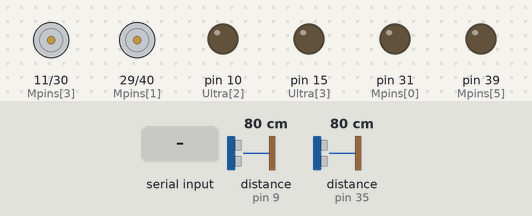
Simulated run of this sketch. Board: Arduino Mega 2560, built with avr-gcc and run on an emulated ATmega2560. Shown: motor-driver pin pairs drawn as motors (green arrow = first pin HIGH = forward, orange = second pin HIGH = backward, longer = more drive), output pins drawn as LEDs (lit = HIGH). The test bench sets the inputs (shaded band); at power-on: distance to the obstacle (sensors on pin 9, pin 35) 80 cm. The echo pulse lasts 58.3 µs per cm.

Above: at 1.2 s.
1.3 s: "r" received over the second serial link
At 3.5 s:
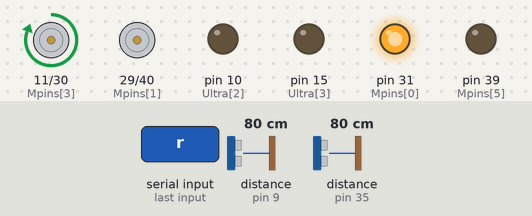
4.3 s: "d" received over the second serial link
At 4.54 s:
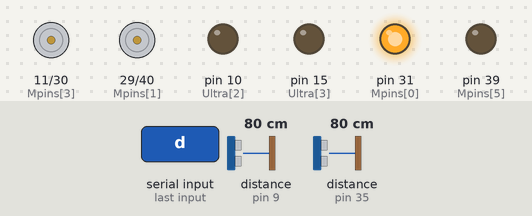
6.2 s: "a" received over the second serial link
At 6.45 s:
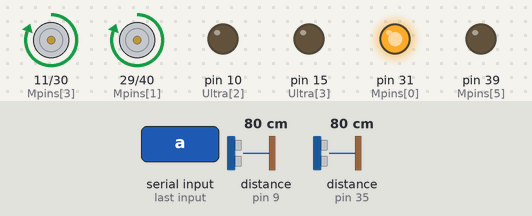
Timing chart, 0 to 9.2 s (numbered marks = the images above; inputs shaded):
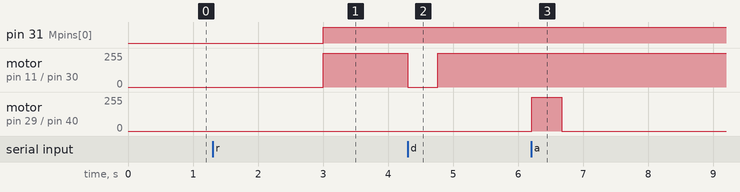

Measured:
- after the input at 1.3 s, pin 31 (Mpins[0]): LOW → HIGH after 1.7 s; motor on pin 11 (Mpins[3]) / pin 30 (Mpins[4]): stopped → forward 255/255 after 1.7 s
- after the input at 4.3 s, motor on pin 11 (Mpins[3]) / pin 30 (Mpins[4]): forward 255/255 → stopped at once, → forward 255/255 0.46 s later
- after the input at 6.2 s, motor on pin 29 (Mpins[1]) / pin 40 (Mpins[2]): stopped → forward 255/255 at once, → stopped 0.46 s later

The sketch:

Maze_SolvingRemoteControl.ino
```cpp
// Pins for left & right motors
const uint8_t Mpins[6] = {31,29,40,11,30,39}; // P3.7, 5.4, 2.7, 3.6, 5.5, 2.6
// Pins for ultrasonic sensors Echo & Trig, left & right
const uint8_t Ultra[4] = {9,35,10,15}; // P1.6, 1.7, 4.1, 1.5

char Command; // Command received via bluetooth for remote control, w to balance between walls, d to turn right, a to turn left, s to turn around.

long duration[2] = {0,0}; // Array to hold wait time of ultrasonic sensor pulse
float d[2] = {0,0}; // Array to hold distance calculated from ultrasonic sensor pulse length
float w1 = 0; // Initialize left wheel speed
float w2 = 0; // Initialize right wheel speed
byte control[2] = {0,0}; // Variable to hold start and stop signal

#include "Energia.h"

void setup() {
  Serial1.begin(9600);
  // Setup Motor pins
  for (byte i = 0; i <= 5; i++){
    pinMode(Mpins[i],OUTPUT); // Setup motor pins as outputs
  }
  // Setup Ultrasonic pins
  pinMode(Ultra[0],INPUT);
  pinMode(Ultra[1],INPUT);
  pinMode(Ultra[2],OUTPUT);
  pinMode(Ultra[3],OUTPUT);
}

void loop() {

  while (Serial1.available()>0){
    Command = Serial1.read();
  }

  while ((Command!='r')&&(control[0]==0)){
      stop();
      if (control[1]==0){
        Serial1.println("Press r to begin maze solving");
        delay(1000);
        Serial1.println("Press d to go right, a to go left, and s to go backward");
        delay(1000);
        Serial1.println("Press t to stop the robot");
        delay(1000);
        control[1] = 1;
      }
      while (Serial1.available()>0){
        Command = Serial1.read();
      }
      if (Command=='r'){
        control[0] = 1;
      }
  }

  if (Command == 'w'){
    bat();
    float x = constrain(d[1]-d[0],-1,1);
    float K = 0.01;
    w1 = 0.10 + K*x;
    w2 = 0.10 - K*x;
  }
  else if (Command == 'd'){
    w1 = 0.20;
    w2 = -0.20;
    drive(w1,w2);
    delay(450);
  }
  else if (Command == 'a'){
    w1 = -0.20;
    w2 = 0.20;
    drive(w1,w2);
    delay(450);
  }
  else if (Command == 's'){
    w1 = 0.40;
    w2 = -0.40;
    drive(w1,w2);
    delay(750);
  }
  else if (Command == 't'){
    control[0] = 0;
    control[1] = 0;
  }
  Command = 'w';

  drive(w1,w2);
}

void drive(float w1,float w2){ // Input desired speeds to motors
  digitalWrite(Mpins[0], HIGH); // Enable left motor
  digitalWrite(Mpins[1],LOW); // Set left motor direction as forward
  if (w1<0){
    digitalWrite(Mpins[1], HIGH); // Set left motor direction as backward
  }
  analogWrite(Mpins[2], round(abs(w1)*255));
  digitalWrite(Mpins[3], HIGH); // Enable right motor
  digitalWrite(Mpins[4],LOW); // Set right motor direction as forward
  if (w2<0){
    digitalWrite(Mpins[4],HIGH); // Set right motor direction as backward
  }
  analogWrite(Mpins[5], round(abs(w2)*255));
}

void bat(){ // Get ultrasonic sensor readings
 digitalWrite(Ultra[2],LOW); // Prepare to send wave
 delayMicroseconds(100);
 digitalWrite(Ultra[2],HIGH); // Send wave, long enough to fully transmit
 delayMicroseconds(10);
 digitalWrite(Ultra[2],LOW); // Stop sending wave and prepare to listen
 duration[0] = pulseIn(Ultra[0],HIGH); // Returns time of pulse in microseconds
 d[0] = (duration[0]*0.034)/2; // Distance to surface on left sensor (cm)

 digitalWrite(Ultra[3],LOW); // Prepare to send wave
 delayMicroseconds(100);
 digitalWrite(Ultra[3],HIGH); // Send wave, long enough to fully transmit
 delayMicroseconds(10);
 digitalWrite(Ultra[3],LOW); // Stop sending wave and prepare to listen
 duration[1] = pulseIn(Ultra[1],HIGH); // Returns time of pulse in microseconds
 d[1] = (duration[1]*0.034)/2; // Distance to surface on right sensor (cm)
}

void stop(){
  digitalWrite(Mpins[0],LOW);
  digitalWrite(Mpins[3],LOW);
}
```
